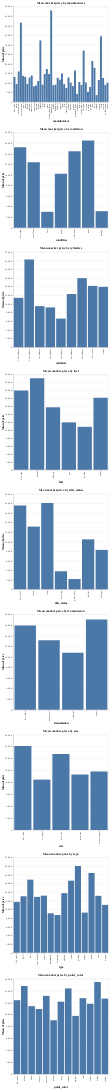

The code cell stored with this chart in its notebook:
### Markdown cell above
#### Market Price by Categorical Variables

### Code cell
categorical_features = ['manufacturer', 'condition', 'cylinders', 'fuel',
                        'title_status', 'transmission', 'size', 'type', 'paint_color']

categorical_encodings = ['manufacturer', 'condition', 'cylinders', 'fuel',
                        'title_status', 'transmission', 'size', 'type', 'paint_color']

base = alt.Chart().mark_bar().encode(
    alt.Y('mean(price):Q')
).properties(
    width=400,
    height=400
)

chart = alt.vconcat()
for i in range(len(categorical_features)):
        vehicles_graph = vehicles[['price', categorical_features[i]]].groupby(by = categorical_features[i])\
                                                                     .mean()\
                                                                     .reset_index()
        row = alt.hconcat(data = vehicles_graph)
        row |= base.encode(
            x = alt.X(categorical_encodings[i])).properties(title = f'Mean market price by {categorical_features[i]}')
        
        chart &= row
        
chart

### Figure 1 — Vega-Lite specification as saved in the notebook (floating-point values rounded to 4 significant figures)
{"$schema": "https://vega.github.io/schema/vega-lite/v3.4.0.json", "config": {"mark": {"tooltip": null}, "view": {"height": 300, "width": 400}}, "data": {"name": "data-d2b565bc5dc5c07cc70cd891e12df8fd"}, "datasets": {"data-021970770041102f8af46321e59ac378": [{"cylinders": "10 cylinders", "price": 11420.0}, {"cylinders": "12 cylinders", "price": 20250.0}, {"cylinders": "3 cylinders", "price": 9497.0}, {"cylinders": "4 cylinders", "price": 9201.0}, {"cylinders": "5 cylinders", "price": 6624.0}, {"cylinders": "6 cylinders", "price": 12300.0}, {"cylinders": "8 cylinders", "price": 15970.0}, {"cylinders": "No value", "price": 14180.0}, {"cylinders": "other", "price": 13960.0}], "data-03012d3dc292fdc10b901945621690b9": [{"price": 11750.0, "type": "No value"}, {"price": 13050.0, "type": "SUV"}, {"price": 16890.0, "type": "bus"}, {"price": 12910.0, "type": "convertible"}, {"price": 13190.0, "type": "coupe"}, {"price": 9110.0, "type": "hatchback"}, {"price": 8713.0, "type": "mini-van"}, {"price": 13750.0, "type": "offroad"}, {"price": 16650.0, "type": "other"}, {"price": 20050.0, "type": "pickup"}, {"price": 9271.0, "type": "sedan"}, {"price": 18430.0, "type": "truck"}, {"price": 13140.0, "type": "van"}, {"price": 11060.0, "type": "wagon"}], "data-69807982e62c1b21950bae27917bb395": [{"fuel": "No value", "price": 19990.0}, {"fuel": "diesel", "price": 23090.0}, {"fuel": "electric", "price": 15760.0}, {"fuel": "gas", "price": 11960.0}, {"fuel": "hybrid", "price": 10840.0}, {"fuel": "other", "price": 18160.0}], "data-757c7477d41c9a951354fcbee14b0693": [{"price": 17610.0, "title_status": "No value"}, {"price": 13170.0, "title_status": "clean"}, {"price": 18130.0, "title_status": "lien"}, {"price": 3786.0, "title_status": "missing"}, {"price": 2150.0, "title_status": "parts only"}, {"price": 10490.0, "title_status": "rebuilt"}, {"price": 8282.0, "title_status": "salvage"}], "data-bf03de7bc228b76befbb0c321f2dad30": [{"condition": "No value", "price": 15200.0}, {"condition": "excellent", "price": 12400.0}, {"condition": "fair", "price": 3025.0}, {"condition": "good", "price": 10210.0}, {"condition": "like new", "price": 14480.0}, {"condition": "new", "price": 16480.0}, {"condition": "salvage", "price": 3138.0}], "data-c9eb308eea573ee8dcdde59efb9aa2df": [{"price": 14110.0, "size": "No value"}, {"price": 8455.0, "size": "compact"}, {"price": 12770.0, "size": "full-size"}, {"price": 9322.0, "size": "mid-size"}, {"price": 9805.0, "size": "sub-compact"}], "data-ce9f3794e5e88600f44ca4a121152bdb": [{"paint_color": "No value", "price": 12420.0}, {"paint_color": "black", "price": 14810.0}, {"paint_color": "blue", "price": 11420.0}, {"paint_color": "brown", "price": 10940.0}, {"paint_color": "custom", "price": 13150.0}, {"paint_color": "green", "price": 9050.0}, {"paint_color": "grey", "price": 12170.0}, {"paint_color": "orange", "price": 14400.0}, {"paint_color": "purple", "price": 9776.0}, {"paint_color": "red", "price": 12760.0}, {"paint_color": "silver", "price": 11820.0}, {"paint_color": "white", "price": 15470.0}, {"paint_color": "yellow", "price": 12690.0}], "data-cf5ebc4ad76f4418f5a6a3901c68b8d9": [{"price": 15950.0, "transmission": "No value"}, {"price": 13120.0, "transmission": "automatic"}, {"price": 10790.0, "transmission": "manual"}, {"price": 17060.0, "transmission": "other"}], "data-d2b565bc5dc5c07cc70cd891e12df8fd": [{"manufacturer": "No value", "price": 13080.0}, {"manufacturer": "acura", "price": 9417.0}, {"manufacturer": "alfa-romeo", "price": 15970.0}, {"manufacturer": "aston-martin", "price": 41550.0}, {"manufacturer": "audi", "price": 13700.0}, {"manufacturer": "bmw", "price": 13170.0}, {"manufacturer": "buick", "price": 9437.0}, {"manufacturer": "cadillac", "price": 12800.0}, {"manufacturer": "chevrolet", "price": 13850.0}, {"manufacturer": "chrysler", "price": 8165.0}, {"manufacturer": "datsun", "price": 8591.0}, {"manufacturer": "dodge", "price": 10990.0}, {"manufacturer": "ferrari", "price": 32265}, {"manufacturer": "fiat", "price": 8979.0}, {"manufacturer": "ford", "price": 14650.0}, {"manufacturer": "gmc", "price": 17210.0}, {"manufacturer": "harley-davidson", "price": 14590.0}, {"manufacturer": "hennessey", "price": 47995}, {"manufacturer": "honda", "price": 8799.0}, {"manufacturer": "hyundai", "price": 8998.0}, {"manufacturer": "infiniti", "price": 12650.0}, {"manufacturer": "jaguar", "price": 11660.0}, {"manufacturer": "jeep", "price": 14940.0}, {"manufacturer": "kia", "price": 9306.0}, {"manufacturer": "land rover", "price": 7305.0}, {"manufacturer": "lexus", "price": 12800.0}, {"manufacturer": "lincoln", "price": 10140.0}, {"manufacturer": "mazda", "price": 8264.0}, {"manufacturer": "mercedes-benz", "price": 16510.0}, {"manufacturer": "mercury", "price": 4110.0}, {"manufacturer": "mini", "price": 10430.0}, {"manufacturer": "mitsubishi", "price": 8912.0}, {"manufacturer": "morgan", "price": 26925}, {"manufacturer": "nissan", "price": 10210.0}, {"manufacturer": "pontiac", "price": 5293.0}, {"manufacturer": "porche", "price": 7827.0}, {"manufacturer": "ram", "price": 21490.0}, {"manufacturer": "rover", "price": 17910.0}, {"manufacturer": "saturn", "price": 3534.0}, {"manufacturer": "subaru", "price": 11490.0}, {"manufacturer": "tesla", "price": 34480.0}, {"manufacturer": "toyota", "price": 12540.0}, {"manufacturer": "volkswagen", "price": 8863.0}, {"manufacturer": "volvo", "price": 10000.0}]}, "vconcat": [{"hconcat": [{"encoding": {"x": {"field": "manufacturer", "type": "nominal"}, "y": {"aggregate": "mean", "field": "price", "type": "quantitative"}}, "height": 400, "mark": "bar", "title": "Mean market price by manufacturer", "width": 400}]}, {"data": {"name": "data-bf03de7bc228b76befbb0c321f2dad30"}, "hconcat": [{"encoding": {"x": {"field": "condition", "type": "nominal"}, "y": {"aggregate": "mean", "field": "price", "type": "quantitative"}}, "height": 400, "mark": "bar", "title": "Mean market price by condition", "width": 400}]}, {"data": {"name": "data-021970770041102f8af46321e59ac378"}, "hconcat": [{"encoding": {"x": {"field": "cylinders", "type": "nominal"}, "y": {"aggregate": "mean", "field": "price", "type": "quantitative"}}, "height": 400, "mark": "bar", "title": "Mean market price by cylinders", "width": 400}]}, {"data": {"name": "data-69807982e62c1b21950bae27917bb395"}, "hconcat": [{"encoding": {"x": {"field": "fuel", "type": "nominal"}, "y": {"aggregate": "mean", "field": "price", "type": "quantitative"}}, "height": 400, "mark": "bar", "title": "Mean market price by fuel", "width": 400}]}, {"data": {"name": "data-757c7477d41c9a951354fcbee14b0693"}, "hconcat": [{"encoding": {"x": {"field": "title_status", "type": "nominal"}, "y": {"aggregate": "mean", "field": "price", "type": "quantitative"}}, "height": 400, "mark": "bar", "title": "Mean market price by title_status", "width": 400}]}, {"data": {"name": "data-cf5ebc4ad76f4418f5a6a3901c68b8d9"}, "hconcat": [{"encoding": {"x": {"field": "transmission", "type": "nominal"}, "y": {"aggregate": "mean", "field": "price", "type": "quantitative"}}, "height": 400, "mark": "bar", "title": "Mean market price by transmission", "width": 400}]}, {"data": {"name": "data-c9eb308eea573ee8dcdde59efb9aa2df"}, "hconcat": [{"encoding": {"x": {"field": "size", "type": "nominal"}, "y": {"aggregate": "mean", "field": "price", "type": "quantitative"}}, "height": 400, "mark": "bar", "title": "Mean market price by size", "width": 400}]}, {"data": {"name": "data-03012d3dc292fdc10b901945621690b9"}, "hconcat": [{"encoding": {"x": {"field": "type", "type": "nominal"}, "y": {"aggregate": "mean", "field": "price", "type": "quantitative"}}, "height": 400, "mark": "bar", "title": "Mean market price by type", "width": 400}]}, {"data": {"name": "data-ce9f3794e5e88600f44ca4a121152bdb"}, "hconcat": [{"encoding": {"x": {"field": "paint_color", "type": "nominal"}, "y": {"aggregate": "mean", "field": "price", "type": "quantitative"}}, "height": 400, "mark": "bar", "title": "Mean market price by paint_color", "width": 400}]}]}
